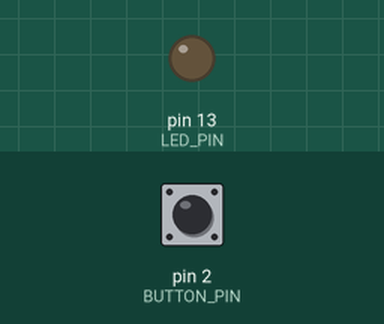
Recording of a sketch running on a simulated Arduino Uno, built with avr-gcc and run on an emulated ATmega328P. On the bench: output pins drawn as LEDs (lit = HIGH). Inputs (shaded band) come from the test bench; at power-on: pin 2 (BUTTON_PIN) HIGH.

Above: at 1.2 s.
1.3 s: pin 2 (BUTTON_PIN) pulled LOW for 0.15 s
At 1.37 s:
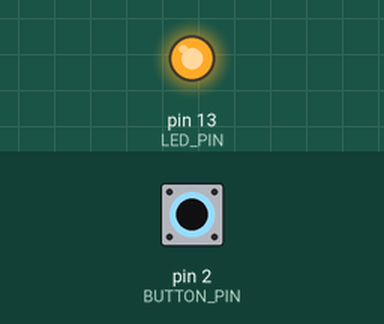
2.9 s: pin 2 (BUTTON_PIN) pulled LOW for 3.2 s
At 6.6 s:
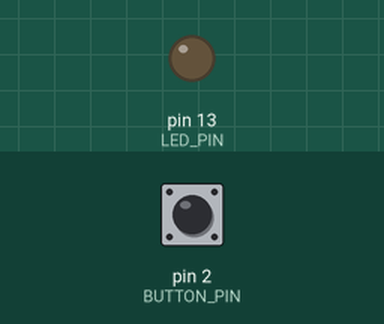
Timing chart, 0 to 8.1 s (numbered marks = the images above; inputs shaded):
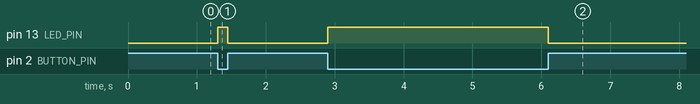

The sketch:

led_on_off.ino
```cpp
/*
 * LED On/Off — Button-Controlled LED
 *
 * Press the button to turn the LED on; release to turn it off.
 * Demonstrates basic digital input (button) and digital output (LED).
 *
 * Circuit:
 *   - LED → pin 13 → 220Ω resistor → GND
 *   - Button → pin 2 → GND (internal pull-up enabled)
 *
 * Tinkercad: https://www.tinkercad.com/things/9h70B5Xpf3j-ledonoff
 */

const int LED_PIN    = 13;
const int BUTTON_PIN = 2;

void setup() {
  pinMode(LED_PIN, OUTPUT);
  pinMode(BUTTON_PIN, INPUT_PULLUP);  // internal pull-up, button reads LOW when pressed
}

void loop() {
  int buttonState = digitalRead(BUTTON_PIN);

  if (buttonState == LOW) {       // button pressed (pulled to GND)
    digitalWrite(LED_PIN, HIGH);
  } else {
    digitalWrite(LED_PIN, LOW);
  }
}
```

Measured:
- after the input at 1.3 s, pin 13 (LED_PIN): LOW → HIGH at once, → LOW 0.15 s later
- after the input at 2.9 s, pin 13 (LED_PIN): LOW → HIGH at once, → LOW 3.2 s later
